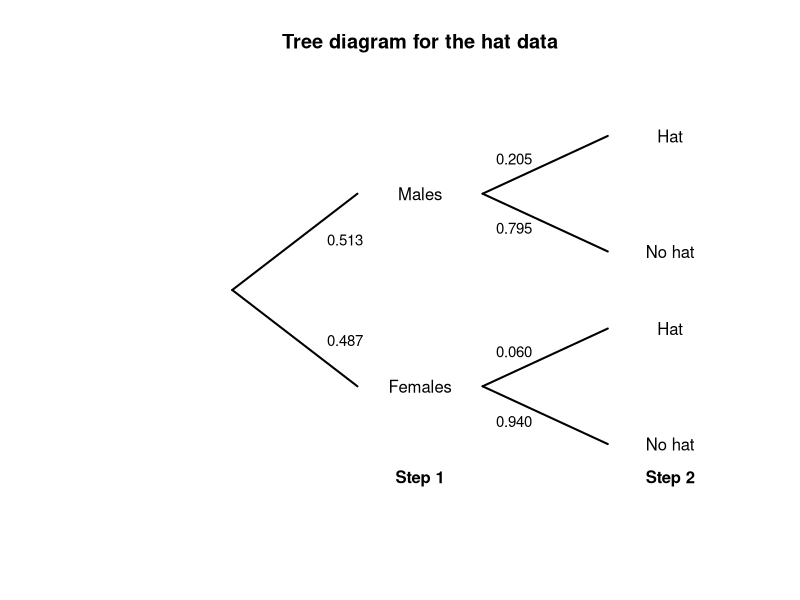
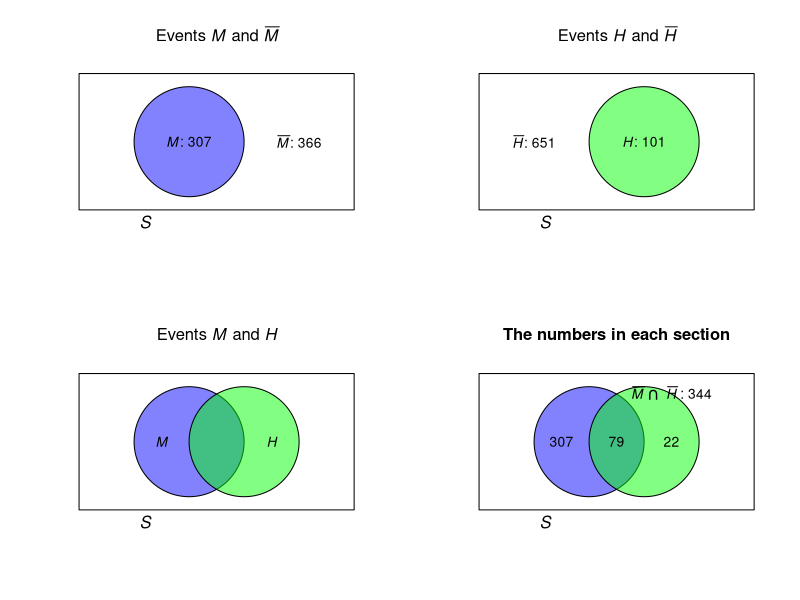
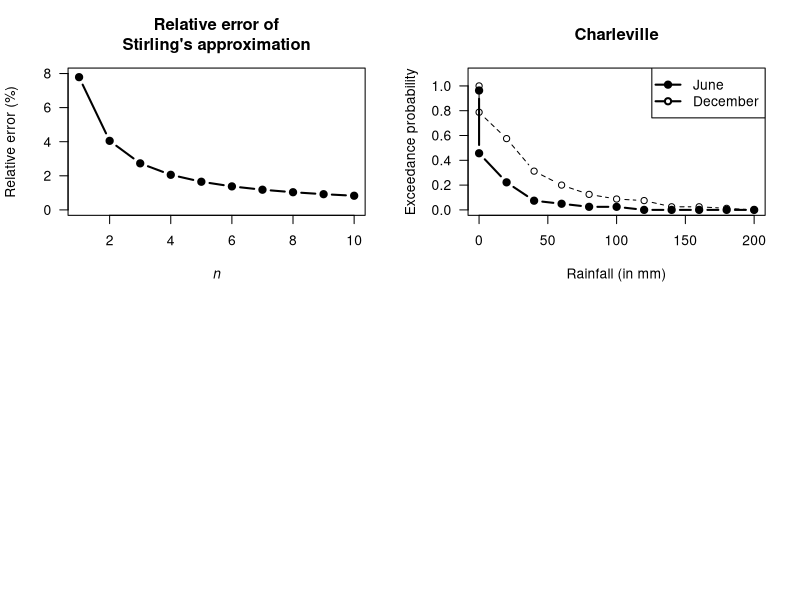
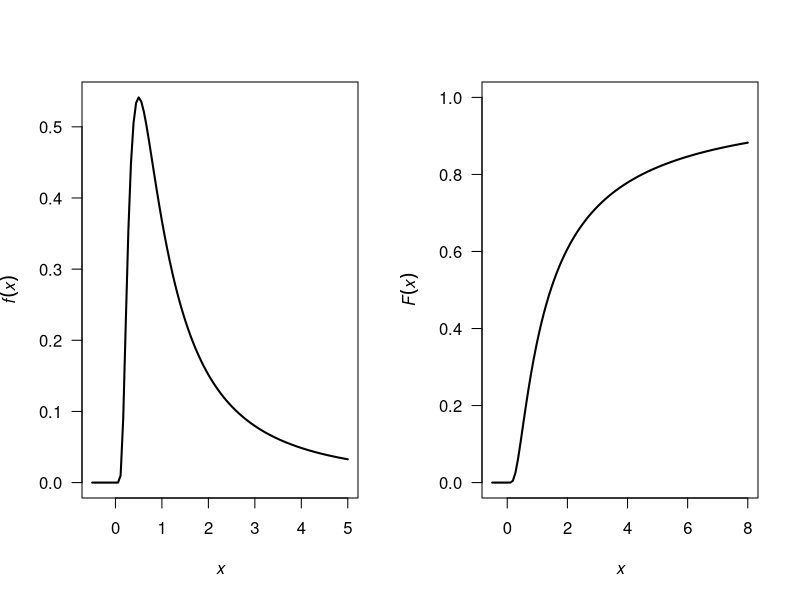
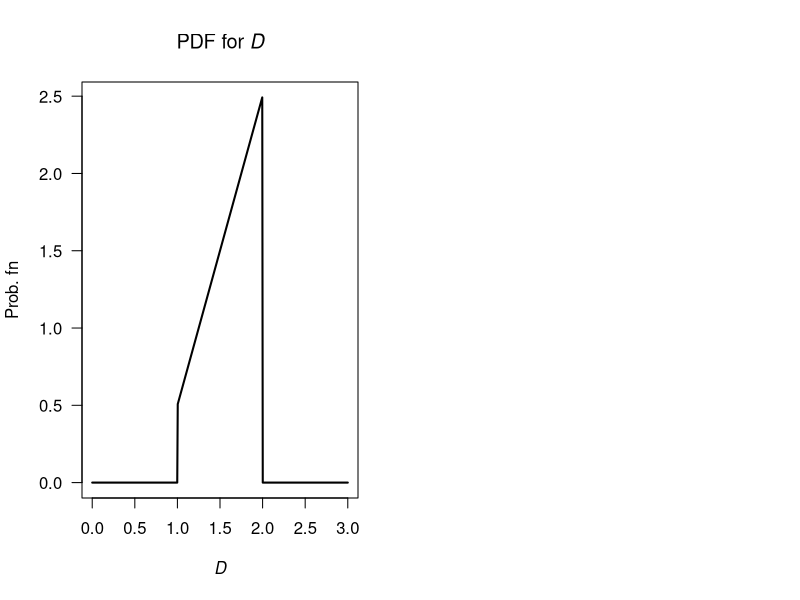
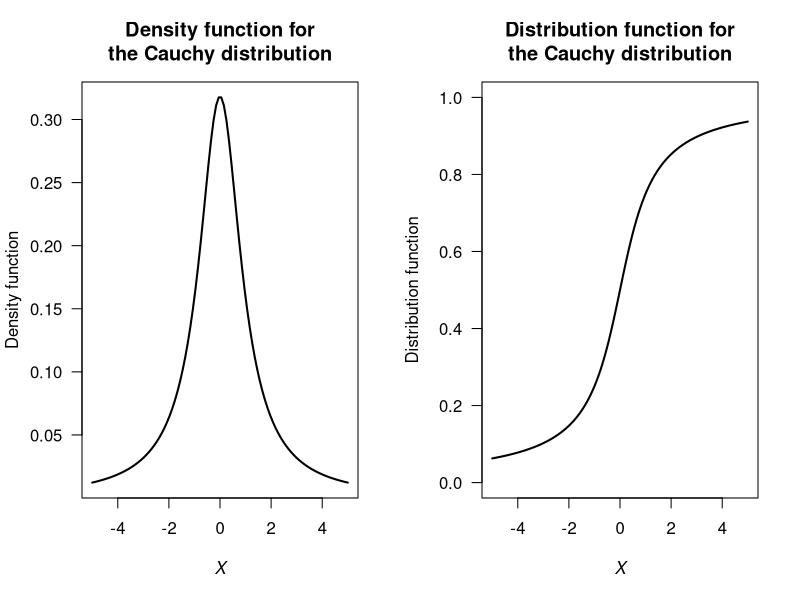

The R source for these figures, in order: (Note: this script raises an error after producing the figures.)
## ---- chunk 1

plot( x = c(0, 1),
      y = c(0, 1),
      type = "n",
      main = "Tree diagram for the hat data",
      xlab = "",
      ylab = "",
      axes = FALSE)
#STEP 1
lines( x = c(0.2, 0.40),
       y = c(0.5, 0.75),
       lwd = 2)
lines( x = c(0.2, 0.40),
       y = c(0.5, 0.25),
       lwd = 2)
# STEP 2
lines( x = c(0.60, 0.80),
       y = c(0.75, 0.90),
       lwd = 2)
lines( x = c(0.60, 0.80),
       y = c(0.75, 0.60),
       lwd = 2)

lines( x = c(0.60, 0.80),
       y = c(0.25, 0.40),
       lwd = 2)
lines( x = c(0.60, 0.80),
       y = c(0.25, 0.10),
       lwd = 2)

# TEXT
text(x = 0.50,
     y = 0.75,
     labels = "Males")
text(x = 0.50,
     y = 0.25,
     labels = "Females")

text(x = 0.90,
     y = 0.90,
     labels = "Hat")
text(x = 0.90,
     y = 0.60,
     labels = "No hat")

text(x = 0.90,
     y = 0.40,
     labels = "Hat")
text(x = 0.90,
     y = 0.10,
     labels = "No hat")

# ADD PROBS
text(x = 0.38,
     y = 0.63,
     cex = 0.9,
     labels = "0.513")
text(x = 0.38,
     y = 0.37,
     cex = 0.9,
     labels = "0.487")

text(x = 0.65,
     y = 0.84,
     cex = 0.9,
     labels = "0.205")
text(x = 0.65,
     y = 0.66,
     cex = 0.9,
     labels = "0.795")

text(x = 0.65,
     y = 0.34,
     cex = 0.9,
     labels = "0.060")
text(x = 0.65,
     y = 0.16,
     cex = 0.9,
     labels = "0.940")

## STEPS
text(x = 0.50,
     y = 0.01,
     label = expression(bold("Step 1"))
     )
text(x = 0.90,
     y = 0.01,
     label = expression(bold("Step 2"))
     )
## ---- chunk 2
BRIS <- read.csv("Data/sunglasses.csv")
BRIS$Gender <- factor(BRIS$Gender,
                      levels = c(1, 2),
                      labels = c("Males", 
                                 "Females"))
BRIS$Hat <- factor(BRIS$Hat,
                   levels = c(0, 1),
                   labels = c("Not Hat",
                              "Hat"))

HatTable <- xtabs( Count ~ Gender + Hat,
                   data = BRIS)
HatTable <- cbind( HatTable,
                   "Total" = rowSums(HatTable) )
knitr::kable(HatTable,
             caption = "The numbers of males and females wearing a hat in the middle of the day in Brisbane")
## ---- chunk 3
par( mfrow = c(2, 2))
colourMale <- rgb(0, 0, 255, 
                  max = 255, 
                  alpha = 125)
colourHat  <- rgb(0, 255, 0, 
                  max = 255, 
                  alpha = 125)

plot( x = c(0, 1),
      y = c(0, 1),
      type = "n",
      ylab = "",
      xlab = "",
      main = expression(paste("Events ", italic(M), " and ", bar(italic(M)))),
      axes = FALSE)

polygon( x = c(0, 0, 1, 1),
         y = c(0, 1, 1, 0))
plotrix::draw.circle(x = 0.4, 
                     y = 0.5,
                     radius = 0.2,
                     col = colourMale)
text(x = 0.4,
     y = 0.5,
     labels = expression(paste(italic(M), ": 307")))
text(x = 0.8,
     y = 0.5,
     labels = expression(paste(bar(italic(M)), ": 366")))
mtext(text = expression(italic(S)),
      side = 1,
      adj = 0.25)


###############


plot( x = c(0, 1),
      y = c(0, 1),
      type = "n",
      ylab = "",
      xlab = "",
      main = expression(paste("Events ", italic(H), " and ", bar(italic(H)))) ,
      axes = FALSE)


polygon( x = c(0, 0, 1, 1),
         y = c(0, 1, 1, 0))

plotrix::draw.circle(x = 0.6,
                     y = 0.5,
                     radius = 0.2,
                     col = colourHat)

text(x = 0.6,
     y = 0.5,
     labels = expression(paste(italic(H), ": 101")))
text(x = 0.2,
     y = 0.5,
     labels = expression(paste( bar(italic(H)), ": 651")))

mtext(text = expression(italic(S)),
      side = 1,
      adj = 0.25)


####################


plot( x = c(0, 1),
      y = c(0, 1),
      type = "n",
      ylab = "",
      xlab = "",
      main = expression(paste("Events ", italic(M), " and ", italic(H))) ,
      axes = FALSE)


polygon( x = c(0, 0, 1, 1),
         y = c(0, 1, 1, 0))
plotrix::draw.circle(x = 0.4, 
                     y = 0.5,
                     radius = 0.2,
                     col = colourMale)
plotrix::draw.circle(x = 0.6,
                     y = 0.5,
                     radius = 0.2,
                     col = colourHat)
text(x = 0.3,
     y = 0.5,
     labels = expression(italic(M)))
text(x = 0.7,
     y = 0.5,
     labels = expression(italic(H)))
mtext(text = expression(italic(S)),
      side = 1,
      adj = 0.25)


#################



plot( x = c(0, 1),
      y = c(0, 1),
      type = "n",
      ylab = "",
      xlab = "",
      main = "The numbers in each section",
      axes = FALSE)


polygon( x = c(0, 0, 1, 1),
         y = c(0, 1, 1, 0))
plotrix::draw.circle(x = 0.4, 
                     y = 0.5,
                     radius = 0.2,
                     col = colourMale)
plotrix::draw.circle(x = 0.6,
                     y = 0.5,
                     radius = 0.2,
                     col = colourHat)
text(x = 0.3,
     y = 0.5,
     labels = "307")
text(x = 0.7,
     y = 0.5,
     labels = "22")
text(x = 0.7,
     y = 0.85,
     labels = expression(bar(italic(M)) ~ intersect() ~ bar(italic(H)) ~ ": 344") )
mtext(text = expression(italic(S)),
      side = 1,
      adj = 0.25)

# Intersection
text(x = 0.5, 
     y = 0.5, 
     label = "79")

## ---- chunk 4
# Define a function to compute Stirling numbers:
stirling <- function(n){ 
  sqrt(2 * pi *n) * (n/exp(1))^n
}

n <- 1:10
Actual <- factorial(n) 
Approx <- stirling(n)
RelError <- (Actual - Approx)/Actual * 100

cbind(Actual, Approx, RelError)

plot(RelError ~ n,
     ylim = c(0, 8),
     las = 1, 
     type = "b",
     pch = 19,
     lwd = 2,
     xlab = expression(italic(n)),
     ylab = "Relative error (%)",
     main = "Relative error of\nStirling's approximation")
## ---- chunk 5
Rain12 <- read.csv("Data/IDCJAC0001_044021/IDCJAC0001_044021_Data12.csv", 
                   na.strings = "null")
RainDec <- Rain12$Dec
RainJun <- Rain12$Jun

breaks <- c( 0, 0.01, 20,
             seq(40, 220, by = 20) )
outDec <- hist(RainDec,
               breaks = breaks,
               plot = FALSE)
outJun <- hist(RainJun, 
               breaks = breaks,
               plot = FALSE)

Buckets <- c("Zero", 
           "0 < R < 20",
           "20 <= R < 40",
           "40 <= R < 60",
           "60 <= R < 80",
           "80 <= R < 100",
           "100 <= R < 120",
           "120 <= R < 140",
           "140 <= R < 160",
           "160 <= R < 180",
           "180 <= R < 200",
           "200 <= R < 220")

cbind("Buckets" = Buckets,
      "Jun" = outJun$counts,
      "Dec" = outDec$counts)

exceedanceJun <-  ( sum(outJun$counts) - cumsum(outJun$counts) ) / sum(outJun$counts)
exceedanceDec <-  ( sum(outDec$counts) - cumsum(outDec$counts) ) / sum(outDec$counts)

plot( exceedanceJun ~ breaks[1:12], 
      type = "b",
      xlab = "Rainfall (in mm)",
      ylab = "Exceedance probability",
      main = "Charleville",
      ylim = c(0, 1.1),
      lwd = 2,
      lty = 1,
      pch = 19,
      las = 1)
lines( exceedanceDec ~ breaks[1:12], 
       type = "b",
      pch = 1,
      lty = 2,
      las = 1)
legend("topright",
       lwd = 2,
       pch = c(19, 1),
       lty = c(1, 2),
       legend = c("June",
                  "December"))
## ---- chunk 6
par( mfrow = c(1, 2))

f1 <- function(x){
  fy <- array(0, dim = length(x))
  fy <- ifelse(x > 0,
               exp(-1/x) / x^2,
               0)
  fy
}

x <- seq(-0.5, 5, length = 100)

plot( f1(x) ~ x,
      type = "l",
      lwd = 2,
      xlab = expression(italic(x)),
      ylab = expression(italic(f)(italic(x))),
      las = 1)



F1 <- function(x){
  fy <- array(0, dim = length(x))
  fy <- ifelse(x > 0,
               exp(-1/x),
               0)
  fy
}

x <- seq(-0.5, 8, length = 100)

plot( F1(x) ~ x,
      type = "l",
      lwd = 2,
      ylim = c(0, 1),
      xlab = expression(italic(x)),
      ylab = expression(italic(F)(italic(x))),
      las = 1)


## ---- chunk 7
xx <- seq(0, 3, 
          length = 500)
fy <- function(x){
  y <- 2*x - 3/2
  y <- ifelse(x < 1, 0, y)
  y <- ifelse( x > 2, 0, y)
  y
}

plot(x = xx,
     y = fy(xx),
     lwd = 2,
     type = "l",
     las = 1,
     main = expression("PDF for"~italic(D)),
     xlab = expression(italic(D)),
     ylab = "Prob. fn")
## ---- chunk 8
set.seed(777023)

dist <- array(NA, dim = 1000)
for (i in (1:1000)){
  positions <- sample(1:5, 
                      size = 2, 
                      replace = FALSE)
  dist[i] = abs(diff(positions))
}
mean(dist)
## ---- chunk 9
par( mfrow = c(1, 2))
x <- seq(-5, 5,
         length = 100)
y <- 1 / (pi * (1 + x^2))
plot(y ~ x,
     lwd = 2,
     las = 1,
     type = "l",
     main = "Density function for\nthe Cauchy distribution",
     xlab = expression(italic(X)),
     ylab = "Density function")

Y <- atan(x)/pi + 0.5
plot(Y ~ x,
     lwd = 2,
     las = 1,
     ylim = c(0, 1),
     type = "l",
     main = "Distribution function for\nthe Cauchy distribution",
     xlab = expression(italic(X)),
     ylab = "Distribution function")
## ---- chunk 10
set.seed(8584444)
## ---- chunk 11
annualRainfallList <- array( NA, dim = 1000)
for (i in 1:1000){
   rainAmounts <- array( 0, dim = 365) # Reset for each simulation

    wetDays <- rbinom(365, size = 1, prob = 0.32) # 1: Wet day
   locateWetDays <- which( wetDays == 1 )


   rainAmounts[locateWetDays] <- rgamma( n = length(locateWetDays),
                                         shape = 2,
                                         scale = 20)
   annualRainfallList[i] <- sum(rainAmounts)
}
# hist( annualRainfallList)
## ---- chunk 12
set.seed(8584444)
## ---- chunk 13
Days <- 1 : 365
prob <- (1 + cos( 2 * pi * Days/365) ) / 2.2

annualRainfallList2 <- array( NA, dim = 1000)
for (i in 1:1000){

  wetDays <- rbinom(365, size = 1, prob = prob) # 1: Wet day
  
  locateWetDays <- which( wetDays == 1 )
  
  rainAmounts2 <- array( 0, dim = 365)
  
  rainAmounts2[locateWetDays] <- rgamma( n = length(locateWetDays),
                                         shape = 2,
                                         scale = 20)
   annualRainfallList2[i] <- sum(rainAmounts2)
}
#hist( annualRainfallList2)
## ---- chunk 14
set.seed(8584444)
## ---- chunk 15
Days <- 1 : 365

probList <- array( dim = 365)
probList[1] <- 0.32

annualRainfallList3 <- array( NA, dim = 1000)

for (i in 1:1000){
  
  rainAmounts <- array( dim = 365 )

  for (day in 1:365) {
    if ( day == 1 ) {
      probList[1] <- 0.32
      wetDay <- rbinom(1, 
                       size = 1, 
                       prob = probList[1]) # 1: Wet day
      rainAmounts[1] <- rgamma( n = 1,
                                shape = 2,
                                scale = 20)

    } else {
    
      probList[i] <- ifelse( rainAmounts[day - 1] == 0,
                             0.15,
                             0.55)
      wetDay <- rbinom(1, 
                       size = 1, 
                       prob = probList[i]) # 1: Wet day

      if (wetDay) {
        rainAmounts[day] <- rgamma( n = 1,
                                    shape = 2,
                                    scale = 20)
      } else {
        rainAmounts[day] <- 0
      }
    }
  }
  annualRainfallList3[i] <- sum(rainAmounts)
    
}

#hist( annualRainfallList3)
## ---- chunk 16
set.seed(932649)
N <- rpois(1, lambda = 0.78)
Rain <- 0
if (N > 0 ){
  Amount <- sum( rgamma(N,
                        shape = 0.5,
                        scale = 6) )
  Rain <- Rain + Amount
}
## ---- chunk 17
set.seed(932649)

Rain <- array(0,  dim = 1000)

for (i in 1:1000){
  N <- rpois(1, lambda = 0.78)
  if (N > 0 ){
    Amount <- sum( rgamma(N,
                          shape = 0.5,
                          scale = 6) )
    Rain[i] <- Rain[i] + Amount
  }
}

# Exact zeros:
sum(Rain == 0) / 1000
mean(Rain)
mean(Rain[Rain > 0])
## ---- chunk 18
JDTable <- array( dim = c(2, 4))

colnames(JDTable) <- c("",
                       "$Y_1 = 1$",
                       "$Y_1 = 2$",
                       "$Y_1 = 3$")
JDTable[1, ] <- c("$Y_2 = 0$",
                  "2/14",
                  "4/14",
                  "0")
JDTable[2, ] <- c("$Y_2 = 1$",
                  "0",
                  "3/14",
                  "5/14")
kable(JDTable)
